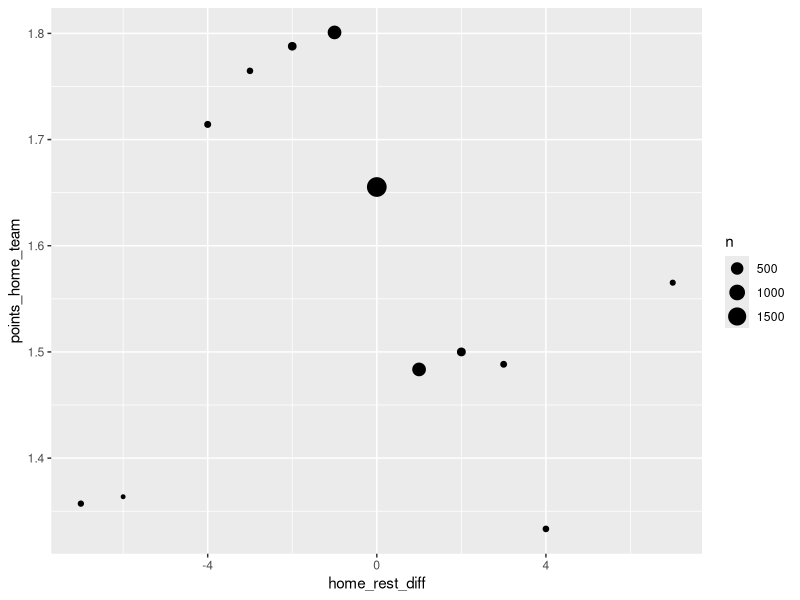

This figure's R source:
# This code has the objective of replicating the analysis made by 
# Krumer and Lechner to the EPL in order to study the causal effect 
# of playing on midweek 


###### ------------ 01. LIBRARIES AND DATA ----------------------------

# The data preparation has already been done

rm(list = ls())
{
  library(tidyverse)
  library(lubridate)
}


# We read the data 

data_midweek <- read_csv("data_midweek_final.csv")

#

###### ------------ 02. DESCRIPTIVE STATISTICS ----------------------------

# We start by thinking that the midweek assignment has some causal effect 
# on game outcomes

data_midweek %>% 
  group_by(midweek) %>% 
  tally()

data_midweek %>% 
  group_by(midweek, wday(date)) %>% 
  tally()


desc_stats <- data_midweek %>% 
  group_by(midweek) %>% 
  summarize(
    points_home_team = mean(points_home),
    points_away_team = mean(points_away),
    goals_home_team = mean(fthg),
    goals_away_team = mean(ftag),
    shots_home_team = mean(hs),
    shots_away_team = mean(as),
    shots_ot_home_team = mean(hst),
    shots_ot_away_team = mean(ast),
    fouls_home_team = mean(hf),
    fouls_away_team = mean(af),
    yellow_cards_home_team = mean(hy),
    yellow_cards_away_team = mean(ay),
    red_cards_home_team = mean(hr),
    red_cards_away_team = mean(ar)
  )


# Maybe by short week we can find some difference

data_midweek %>% 
  group_by(ht_short_week) %>% 
  summarize(points_home_team = mean(points_home),
            points_away_team = mean(points_away))


data_midweek %>% 
  group_by(at_short_week) %>% 
  summarize(points_home_team = mean(points_home),
            points_away_team = mean(points_away))

# Maybe if we look at rest *differential* as well, we can get some difference

rest_days <- data_midweek %>% 
  dplyr::select(date, season, home_team, away_team) %>% 
  pivot_longer(home_team:away_team) %>% 
  dplyr::select(-name) %>% 
  arrange(value, date) %>% 
  group_by(season) %>% 
  mutate(rest_days = as.numeric(date - lag(date)))

data_midweek %>% 
  left_join(rest_days %>% 
              rename(home_rest_days = rest_days),
            by = c('date', 'season', 'home_team' = 'value')) %>% 
  left_join(rest_days %>% 
              rename(away_rest_days = rest_days),
            by = c('date', 'season', 'away_team' = 'value')) %>% 
  mutate(home_rest_diff = home_rest_days - away_rest_days,
         away_rest_diff = away_rest_days - home_rest_days) %>% 
  group_by(home_rest_diff) %>% 
  summarise(points_home_team = mean(points_home),
            points_away_team = mean(points_away),
            n = n()) %>% 
  ungroup() %>% 
  filter(!is.na(home_rest_diff) & between(home_rest_diff,-21,21), n>=10) %>% 
  ggplot(data = .) + 
  geom_point(aes(x = home_rest_diff, y = points_home_team, size = n))

# What is the distribution of 

data_midweek %>% 
  dplyr::select(date, season, home_team, away_team, midweek) %>% 
  pivot_longer(home_team:away_team) %>% 
  group_by(value, season) %>% 
  summarise(total_midweek = sum(midweek)) %>% 
  ungroup() %>% 
  pull(total_midweek) %>% 
  summary()
